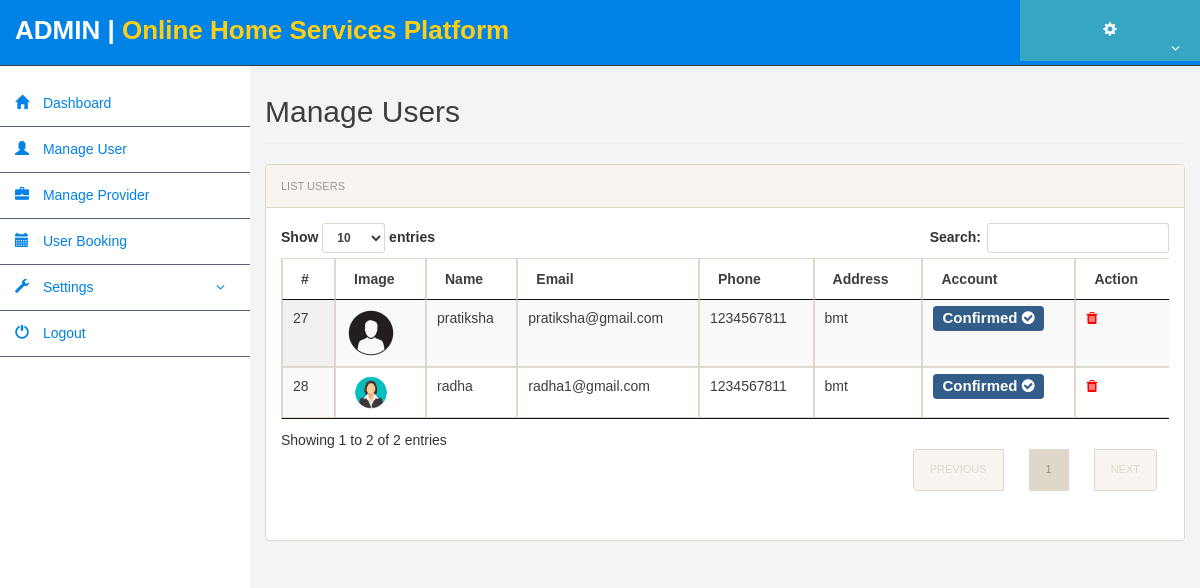
Page /Dashboard/admin/userlist.php (signed in) on the committed database.
### tables this page shows
CREATE TABLE `users` (
  `user_no` int(11) NOT NULL,
  `image` varchar(50) NOT NULL,
  `name` varchar(50) NOT NULL,
  `password` varchar(50) NOT NULL,
  `email` varchar(50) NOT NULL,
  `address` varchar(50) NOT NULL,
  `contact` varchar(50) NOT NULL,
  `status` enum('0','1') NOT NULL
);

### Dashboard/admin/userlist.php (the view, shortened to what this page needs)
<!DOCTYPE html>
<html>
<head>
  <link rel="stylesheet" type="text/css" href="../css/bootstrap.min.css">
  <link rel="stylesheet" type="text/css" href="../css/jquery.dataTables.min.css">
  <link rel="stylesheet" type="text/css" href="../css/style3.css">
  <link href="../font-awesome-4.7.0/css/font-awesome.css" rel="stylesheet">
  <link rel="stylesheet" href="../css/style6.css">
</head>
<body>
  <?php include('./includes/header.php'); ?>
  <div class="ts-main-content">
    <?php include('./includes/leftbar.php'); ?>
    <div class="content-wrapper">
      <div class="container-fluid">
        <div class="row">
          <div class="col-md-12">
            <h2 class="page-title">Manage Users</h2>
            <div class="panel panel-default">
              <div class="panel-heading">List Users</div>
              <div class="panel-body">
                <div class="table-responsive">
                  <table id="zctb" class="display table table-striped table-bordered table-hover" cellspacing="0" width="100%">
                    <thead>
                      <tr>
                        <th>#</th>
                        <th>Image</th>
                        <th>Name</th>
                        <th>Email</th>
                        <th>Phone</th>
                        <th>Address</th>
                        <th>Account</th>
                        <th>Action</th>
                      </tr>
                    </thead>
                    <tbody>
                      <?php
                      $conn = new mysqli("localhost", "root", "", "hsp") or die(mysqli_error());
                      $query = $conn->query("SELECT * FROM `users` ORDER BY `user_no` DESC") or die(mysqli_error());
                      while ($row = mysqli_fetch_array($query)) {
                      ?>
                        <tr>
                          <td><?php echo $row['user_no']; ?></td>
                          <td><img src="http://localhost/hsp/uploads/<?php echo $row["image"]; ?>" style="width:50px; border-radius:50%;" onerror="this.onerror=null; this.src='http://localhost/hsp/uploads/placeholder.png';" /></td>
                          <td><?php echo $row['name']; ?></td>
                          <td><?php echo $row['email']; ?></td>
                          <td><?php echo $row['contact']; ?></td>
                          <td><?php echo $row['address']; ?></td>
                          <td>
                            <label style="font-size: 15px;" class="label label-primary">
                              <?php if ($row['status'] == 1) { ?>
                                <a href="userlist.php?confirm=<?php echo $row['user_no'] ?>" onclick="return confirm('Do you really want to Un-Confirm the Account')">
                                  <font color="white"> Confirmed <i class="fa fa-check-circle"></i> </font>
                                </a>
                              <?php } else { ?>
                                <a href="userlist.php?unconfirm=<?php echo $row['user_no'] ?>" onclick="return confirm('Do you really want to Confirm the Account')">
                                  <font color="white"> Un-Confirmed <i class="fa fa-times-circle"></i> </font>
                                </a>
                              <?php } ?>
                            </label>
                          </td>
                          <td>
                            <a href="userlist.php?delete=<?php echo $row['user_no']; ?>" onclick="return confirm('Do you want to Delete');">
                              <i class="fa fa-trash" style="color:red"></i>
                            </a>
                          </td>
                        </tr>
                      <?php
                      }
                      ?>
                    </tbody>
                  </table>
                </div>
              </div>
            </div>
          </div>
        </div>
      </div>
    </div>
  </div>
</body>
</html>

### Dashboard/css/style3.css (style rules this page uses)
* { margin:0; padding:0; }
body { font-family: Arial; font-size: 15px; line-height:1.5em; background: #f4f4f4; }

### Dashboard/css/style6.css (style rules this page uses)
html { font-size: 14px; }
@media only screen and (min-width: 480px) { html { font-size: 17px; } }
@media only screen and (min-width: 768px) { html { font-size: 14px; } }
body { font-size: 1em; }
.panel { overflow: hidden; }
.page-title { padding-bottom: 15px; margin-bottom: 20px; border-bottom: 1px solid #f0f0f0; }
.ts-main-content .content-wrapper { padding-top: 15px; margin-top: 60px; }
@media only screen and (min-width: 992px) { .ts-main-content .content-wrapper { margin-left: 250px; } }

### rows in the picture
users: user_no "28", image (picture), name "radha", email "radha1@gmail.com", contact "1234567811", address "bmt"
users: user_no "27", image (picture), name "pratiksha", email "pratiksha@gmail.com", contact "1234567811", address "bmt"
